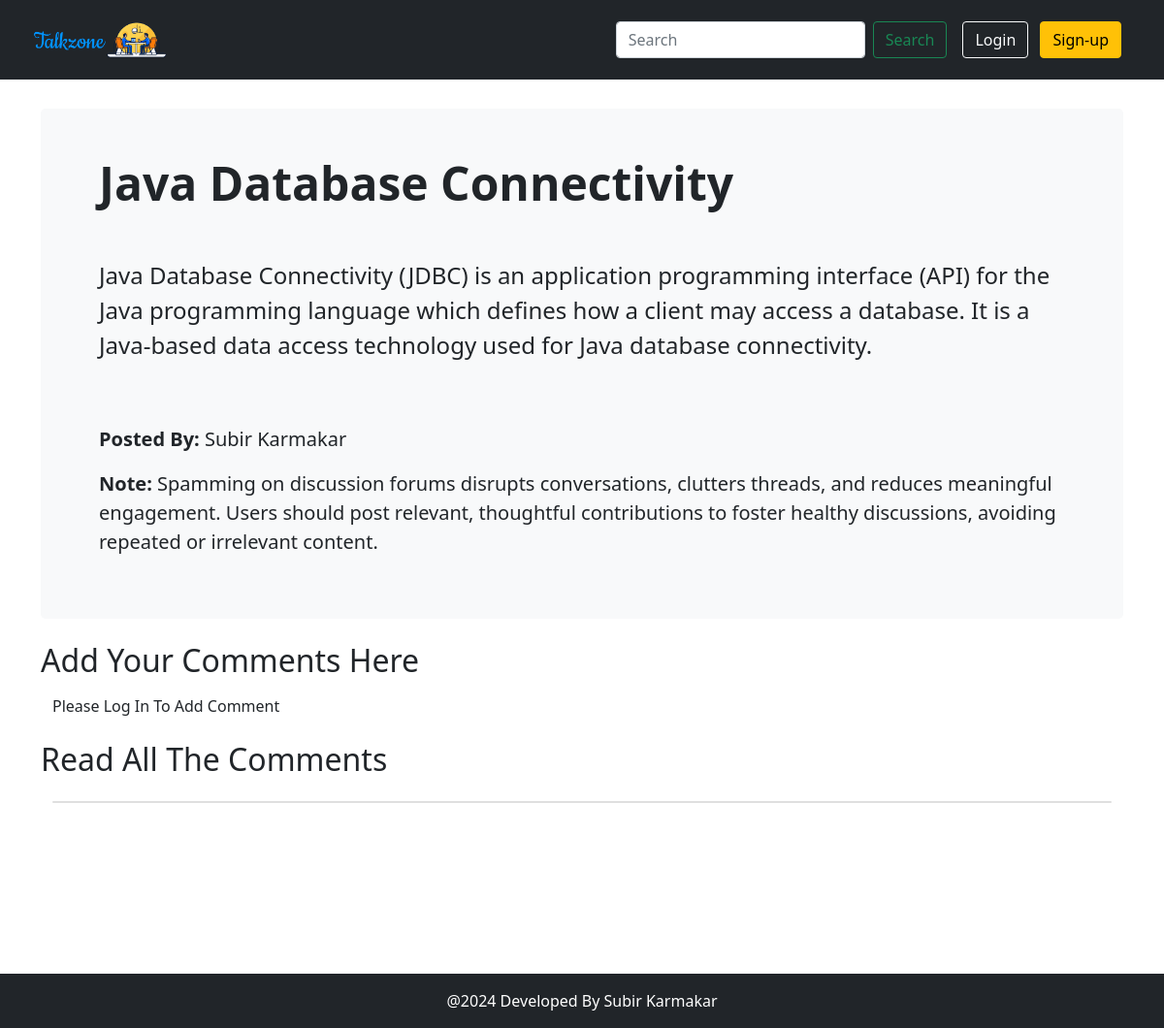
The page /forum-details.php?id=1 on the database its author committed.
### tables this page shows
CREATE TABLE `forum` (
  `forum_id` int(11) NOT NULL,
  `heading` varchar(100) NOT NULL,
  `details` longtext NOT NULL,
  `forum_img` varchar(100) DEFAULT NULL,
  `user_id` varchar(50) NOT NULL,
  `entry_timestamp` timestamp NOT NULL DEFAULT CURRENT_TIMESTAMP ON UPDATE CURRENT_TIMESTAMP,
  `update_timestamp` timestamp NOT NULL DEFAULT '0000-00-00 00:00:00'
);

CREATE TABLE `user_master` (
  `user_id` int(50) NOT NULL,
  `user_name` varchar(50) DEFAULT NULL,
  `user_contact` varchar(20) NOT NULL,
  `user_email` varchar(50) NOT NULL,
  `user_password` varchar(255) NOT NULL,
  `gender` varchar(20) NOT NULL,
  `address` longtext NOT NULL,
  `profile_img` varchar(100) NOT NULL,
  `entry_timestamp` timestamp NULL DEFAULT NULL ON UPDATE CURRENT_TIMESTAMP,
  `update_timestamp` timestamp NULL DEFAULT NULL
);

### forum-details.php (the view, shortened to what this page needs)
<!DOCTYPE html>
<html lang="en">
<head>
    <link href="https://cdn.jsdelivr.net/npm/bootstrap@5.0.2/dist/css/bootstrap.min.css" rel="stylesheet"
>
    <link rel="stylesheet" href="style.css">
</head>
<body>
    <?php
    include("components/header.php");
    ?>
    <?php
    $id = $_GET['id'];
    $query = "SELECT forum.heading, forum.details, forum.forum_img, user_master.user_name
                    FROM forum
                    LEFT JOIN user_master ON user_master.user_id = forum.user_id
                    WHERE forum.forum_id =  '$id ' ";
    $dataget = mysqli_query($con, $query);
    $row = mysqli_fetch_assoc($dataget);
    ?>
    <div class="container top-section">
        <div class="p-5 mb-4 bg-light rounded-3 inner-top-section ">
            <div class="container-fluid ">
                <h1 class="display-5 fw-bold"><?php echo $row['heading'] ?></h1>
                <p class="col-md-12 fs-4 mt-5"><?php echo $row['details'] ?></p>
                <br>
                <br>
                <p class="fs-5" style="font-weight:500"> <strong> Posted By: </strong> <?php echo $row['user_name'] ?></p>
                <p class="fs-5"><strong>Note:</strong> Spamming on discussion forums disrupts conversations, clutters threads, and
                    reduces meaningful engagement. Users should post relevant, thoughtful contributions to foster
                    healthy discussions, avoiding repeated or irrelevant content.</p>
            </div>
        </div>
        <h2 class="my-3">Add Your Comments Here</h2>
        <div class="container">
            <?php
            if (isset($_SESSION['login']) && $_SESSION['login'] == "Yes") {
                ?>
                <div class="mb-3">
                    <input type="hidden" name="forum_id" id="forum_id" value="<?php echo $id ?>">
                    <input type="hidden" name="user_id" id="user_id" value="<?php echo $_SESSION['user_id'] ?>">
                    <label for="comment" class="form-label">Type Your Comment</label>
                    <textarea class="form-control" id="comment" rows="3"></textarea>
                </div>
                <button type="submit" class="btn btn-primary" id="comment-submit">Submit</button>
                <?php
            } else {
                ?>
                <p>Please Log In To Add Comment</p>
                <?php
            }
            ?>
        </div>
        <h2 class="my-4">Read All The Comments</h2>
        <div class="container-fluid">
            <div class="card mb-3" id="comment-box" style="">
            </div>
        </div>
    </div>
    <div class="position-fixed bottom-0 end-1 me-2"
        style="z-index: 9999; opacity: 99; left:10px; bottom: 13px !important;">
    </div>
    <?php
    include("components/footer.php");
    ?>
</body>
</html>

### style.css (style rules this page uses)
* { box-sizing: border-box; padding: 0; margin: 0; }
html { max-height: 90vh; }
.top-section { margin-top: 7rem; margin-bottom: 3rem; padding-bottom: 7rem; min-height: 75vh; }

### rows shown on the page
forum: heading "Java Database Connectivity", details "Java Database Connectivity (JDBC) is an application programming interface (API) for the Java programming language which defines how a client may access a database. It is a Java-based data access technology used for Java database connectivity.", user.user_name "Subir Karmakar"
